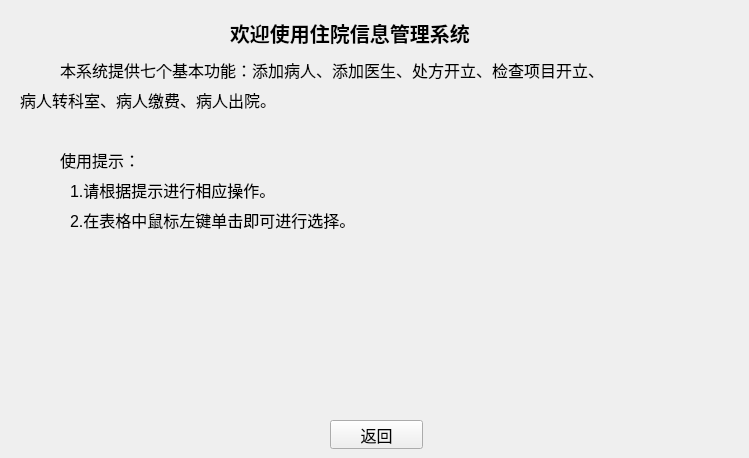
      <widget class="QWidget" name="tab_8">
       <property name="font">
        <font>
         <pointsize>9</pointsize>
        </font>
       </property>
       <property name="styleSheet">
        <string notr="true">#tab_8{
border-image:url(:/new/prefix1/test.jpg);
}</string>
       </property>
       <attribute name="title">
        <string>使用说明</string>
       </attribute>
       <widget class="QLabel" name="label_5">
        <property name="geometry">
         <rect>
          <x>230</x>
          <y>20</y>
          <width>312</width>
          <height>25</height>
         </rect>
        </property>
        <property name="font">
         <font>
          <pointsize>15</pointsize>
          <weight>75</weight>
          <bold>true</bold>
         </font>
        </property>
        <property name="text">
         <string>欢迎使用住院信息管理系统</string>
        </property>
       </widget>
       <widget class="QLabel" name="label_6">
        <property name="geometry">
         <rect>
          <x>60</x>
          <y>60</y>
          <width>680</width>
          <height>20</height>
         </rect>
        </property>
        <property name="font">
         <font>
          <pointsize>12</pointsize>
         </font>
        </property>
        <property name="text">
         <string>本系统提供七个基本功能：添加病人、添加医生、处方开立、检查项目开立、</string>
        </property>
       </widget>
       <widget class="QLabel" name="label_7">
        <property name="geometry">
         <rect>
          <x>20</x>
          <y>90</y>
          <width>320</width>
          <height>20</height>
         </rect>
        </property>
        <property name="font">
         <font>
          <pointsize>12</pointsize>
         </font>
        </property>
        <property name="text">
         <string>病人转科室、病人缴费、病人出院。</string>
        </property>
       </widget>
       <widget class="QLabel" name="label_8">
        <property name="geometry">
         <rect>
          <x>60</x>
          <y>150</y>
          <width>100</width>
          <height>20</height>
         </rect>
        </property>
        <property name="font">
         <font>
          <pointsize>12</pointsize>
         </font>
        </property>
        <property name="text">
         <string>使用提示：</string>
        </property>
       </widget>
       <widget class="QLabel" name="label_9">
        <property name="geometry">
         <rect>
          <x>70</x>
          <y>180</y>
          <width>260</width>
          <height>20</height>
         </rect>
        </property>
        <property name="font">
         <font>
          <pointsize>12</pointsize>
         </font>
        </property>
        <property name="text">
         <string>1.请根据提示进行相应操作。</string>
        </property>
       </widget>
       <widget class="QLabel" name="label_10">
        <property name="geometry">
         <rect>
          <x>70</x>
          <y>210</y>
          <width>360</width>
          <height>20</height>
         </rect>
        </property>
        <property name="font">
         <font>
          <pointsize>12</pointsize>
         </font>
        </property>
        <property name="text">
         <string>2.在表格中鼠标左键单击即可进行选择。</string>
        </property>
       </widget>
       <widget class="QPushButton" name="pushButton">
        <property name="geometry">
         <rect>
          <x>330</x>
          <y>420</y>
          <width>93</width>
          <height>29</height>
         </rect>
        </property>
        <property name="font">
         <font>
          <pointsize>12</pointsize>
         </font>
        </property>
        <property name="text">
         <string>返回</string>
        </property>
       </widget>
      </widget>
